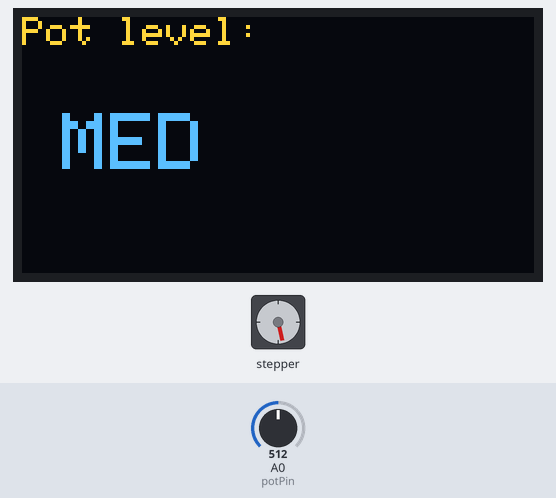
This sketch was run on a simulated Arduino Uno, built with avr-gcc and run on an emulated ATmega328P. On the bench: stepper motor, 128×64 one-colour display. Wiring (inferred from the names in the program): stepper motor driver (200 steps per turn assumed): step pin 4; direction pin 3; enable pin 7. The inputs (shaded band) are chosen by the test bench; at power-on: A0 (potPin) = 512. The OLED is the two-colour kind (top 16 rows yellow).

Above: at 1.5 s.
1.6 s: A0 (potPin) set to 667
4.2 s: A0 (potPin) set to 696
At 4.38 s:
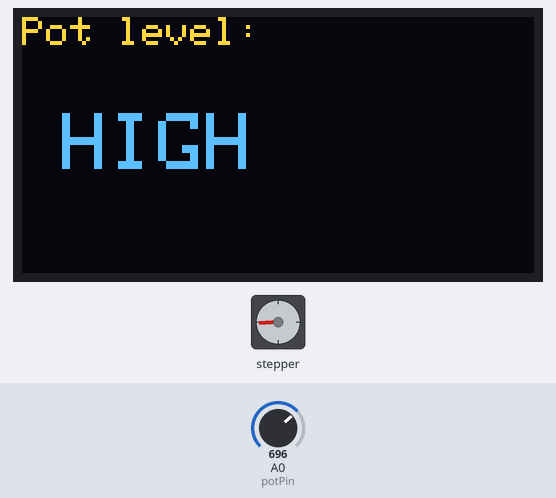
6.6 s: A0 (potPin) set to 0
At 7.5 s:
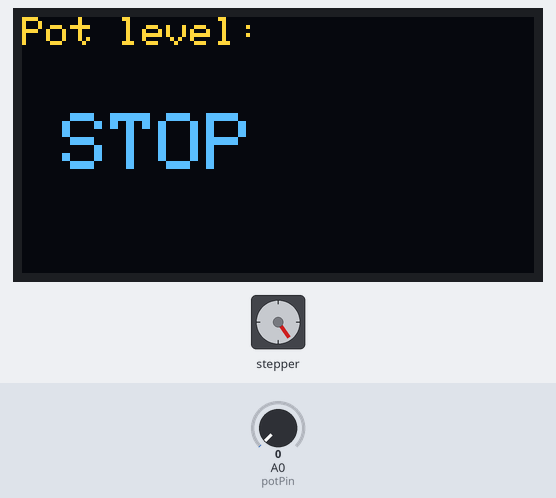
8.1 s: A0 (potPin) set to 18
9.6 s: A0 (potPin) set to 22
At 10.05 s:
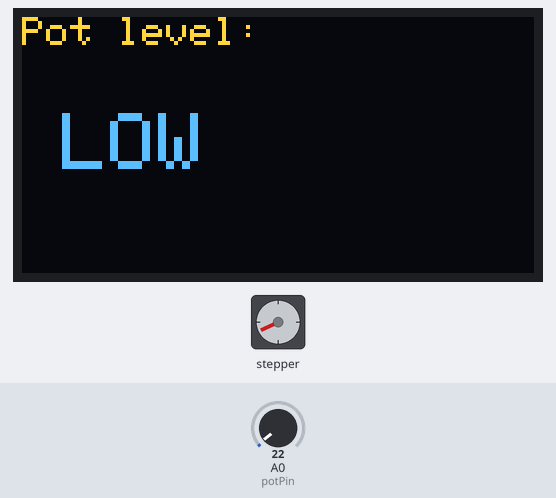
12.3 s: A0 (potPin) set to 332
15.3 s: A0 (potPin) set to 365
At 15.5 s:
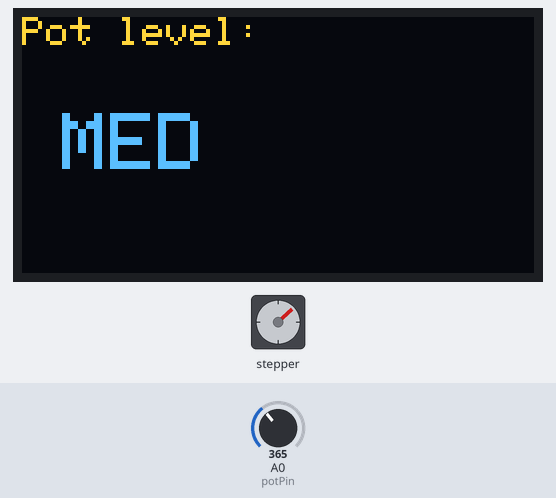
Timing chart, 0 to 18.7 s (numbered marks = the images above; inputs shaded):
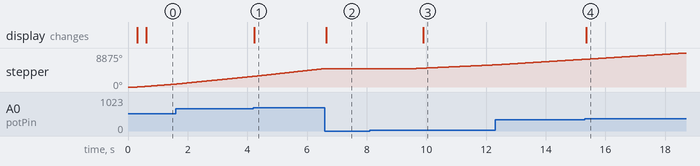

The sketch:

motor_driver_box_copy_20260515133614.ino
```cpp
/*********************************************************************
  Pot controls stepper speed (A4988) and shows LOW / MEDIUM / HIGH
  on SH1106 OLED, only redrawing the text area.

  NEW: Motor STOP handled using ENABLE pin (D7).
*********************************************************************/

#include <SPI.h>
#include <Wire.h>
#include <Adafruit_GFX.h>
#include <Adafruit_SH110X.h>

#define i2c_Address 0x3c
#define SCREEN_WIDTH 128
#define SCREEN_HEIGHT 64
#define OLED_RESET -1

Adafruit_SH1106G display = Adafruit_SH1106G(SCREEN_WIDTH, SCREEN_HEIGHT, &Wire, OLED_RESET);

// ----- Pins -----
const int potPin   = A0;
const int stepPin  = 4;
const int dirPin   = 3;
const int enablePin = 7;   // << ENABLE pin for A4988

// ----- Step timing range -----
int stepDelayLower_us = 650;
int stepDelayUpper_us = 5000;

// Bottom 2% stop threshold
const int stopThreshold = int(0.02 * 1023);   // ≈ 20

// Stepper timing
unsigned long lastStepMicros  = 0;
unsigned long stepInterval_us = 2000;

// Display timing
unsigned long lastOledUpdateMs   = 0;
const unsigned long oledPeriodMs = 100;

// Display range states
enum LevelRange { RANGE_LOW = 0, RANGE_MEDIUM, RANGE_HIGH, RANGE_STOP };
int currentRange = -1;

const int labelX = 10;
const int labelY = 24;
const int labelW = 100;
const int labelH = 24;

void setup() {
  Serial.begin(9600);

  pinMode(stepPin, OUTPUT);
  pinMode(dirPin, OUTPUT);
  pinMode(enablePin, OUTPUT);

  digitalWrite(dirPin, HIGH);     // Set direction
  digitalWrite(enablePin, LOW);   // Enable driver ON at startup

  delay(250);
  display.begin(i2c_Address, true);
  Wire.setClock(400000);

  display.clearDisplay();
  display.setTextSize(1);
  display.setTextColor(SH110X_WHITE);
  display.setCursor(0, 0);
  display.print("Pot level:");
  display.display();
}

void loop() {

  // Read potentiometer
  int rawValue = analogRead(potPin);
  int percent  = map(rawValue, 0, 1023, 0, 100);

  // Decide range including STOP zone
  int newRange;
  if (rawValue < stopThreshold) {
    newRange = RANGE_STOP;
  }
  else if (percent < 34) {
    newRange = RANGE_LOW;
  }
  else if (percent < 67) {
    newRange = RANGE_MEDIUM;
  }
  else {
    newRange = RANGE_HIGH;
  }

  // Step interval (only valid when motor is active)
  if (newRange != RANGE_STOP) {
    stepInterval_us = map(rawValue, stopThreshold, 1023,
                          stepDelayUpper_us, stepDelayLower_us);
  }

  // ---- ENABLE / DISABLE MOTOR ----
  if (newRange == RANGE_STOP) {
    digitalWrite(enablePin, HIGH);   // Disable A4988 output
  } else {
    digitalWrite(enablePin, LOW);    // Enable driver
  }

  // ---- STEPPER PULSING ----
  if (newRange != RANGE_STOP) {
    unsigned long nowMicros = micros();
    if (nowMicros - lastStepMicros >= stepInterval_us) {
      lastStepMicros = nowMicros;

      digitalWrite(stepPin, HIGH);
      delayMicroseconds(3);
      digitalWrite(stepPin, LOW);
    }
  }

  // ---- OLED UPDATE (only if changed) ----
  unsigned long nowMs = millis();
  if (nowMs - lastOledUpdateMs >= oledPeriodMs) {
    lastOledUpdateMs = nowMs;

    if (newRange != currentRange) {
      currentRange = newRange;

      display.fillRect(labelX, labelY, labelW, labelH, SH110X_BLACK);
      display.setTextSize(2);
      display.setCursor(labelX, labelY);

      if (currentRange == RANGE_STOP)      display.print("STOP");
      else if (currentRange == RANGE_LOW)  display.print("LOW");
      else if (currentRange == RANGE_MEDIUM) display.print("MED");
      else if (currentRange == RANGE_HIGH) display.print("HIGH");

      display.display();
    }
  }
}
```

Measured:
- the behaviour switches between 685 and 686 on A0 (potPin) (found by bisection; images 0 and 1)
- the behaviour switches between 19 and 20 on A0 (potPin) (found by bisection; images 2 and 3)
- the behaviour switches between 347 and 348 on A0 (potPin) (found by bisection; images 3 and 4)
- after the input at 4.2 s, the display: changes at once (image 1)
- after the input at 6.6 s, stepper: stops changing and stays 4825°; the display: changes at once (image 2)
- after the input at 8.1 s, every drawn part: stays the same
- after the input at 9.6 s, stepper: keeps turning clockwise at about 352°/s, starting at once; the display: changes after 0.30 s (image 3)
- after the input at 15.3 s, the display: changes after 0.05 s (image 4)
